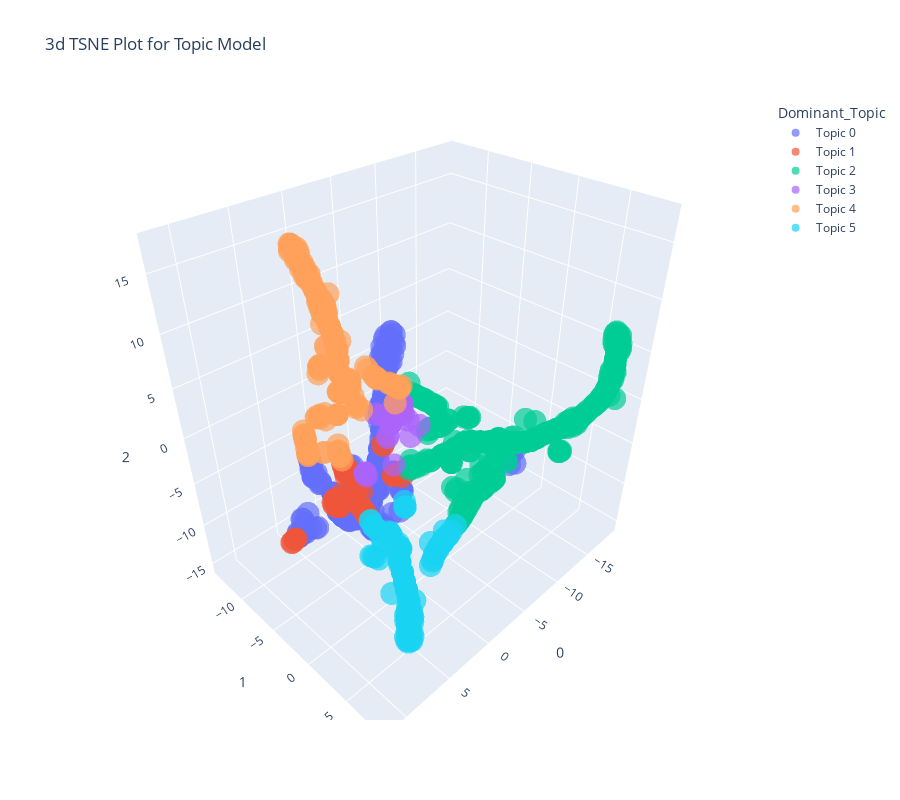

The code cell stored with this chart in its notebook:
### Markdown cell above
## T-distributed Stochastic Neighbor Embedding (t-SNE)

### Code cell
plot_model(lda2, plot = 'tsne')
